Frame 1 (no input): blank canvas, image omitted
Frame 60 (the mouse pressed at the canvas centre just before this capture): blank canvas, image omitted
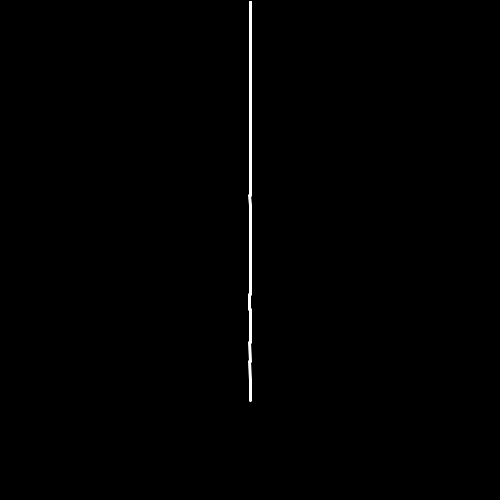
Frame 120 (the mouse held since frame 60 and released just before this capture)

The Processing sketch whose frames 1 and 60 were blank and that drew this single picture after the mouse press (run headless with seeded random() and noise(); from frame 60 on, the mouse is pressed at the canvas centre):

// Processing sketch: RecursiveBranch
// ── RecursiveBranch.pde
Branch B;

float branchScale = 0.95;

void setup() {
  size(500, 500);

  B = new Branch(width/2, height-20, 450, 200, -100, 1, 8);
}

void draw() {
  background(0);
  B = new Branch(width/2, height-100, 20, 180, -360.0*mouseX/width-180, 1, 100);

  B.draw();
}

class Branch {
  float xBase, yBase;
  float l;
  float thetaBase, thetaOffPerBranch;
  int branchCount;
  int level;

  Branch(float xBase, float yBase, float l, float thetaBase, float thetaOffPerBranch, int branchCount, int level) {
    this.xBase = xBase;
    this.yBase = yBase;
    this.l = l;
    this.thetaBase = thetaBase;
    this.thetaOffPerBranch = thetaOffPerBranch;
    this.branchCount = branchCount;
    this.level = level;
  }

  void draw() {
    noFill();
    strokeWeight(3);
    stroke(255);

    pushMatrix();
    translate(xBase, yBase);
    rotate(radians(thetaBase));
    line(0, 0, 0, l);
    popMatrix();
    drawChildren();
  }

  void drawChildren() {
    if (level > 0) {
      Branch[] branches = new Branch[branchCount];
      for (int i = 0; i < branchCount; i++) {
        //  CONSTRUCTOR : Branch( xBase,                                              yBase,                                               l,               thetaBase,              thetaOffPerBranch, branchCount, level  );
        branches[i] = new Branch((i+1.0)*l*cos(radians(thetaBase+90))/branchCount+xBase, (i+1.0)*l*sin(radians(thetaBase+90))/branchCount+yBase, l*branchScale, thetaBase+thetaOffPerBranch, thetaOffPerBranch, branchCount, level-1);
        branches[i].draw();
      }
    }
  }

  void drawSubBranched() {
  }
}
